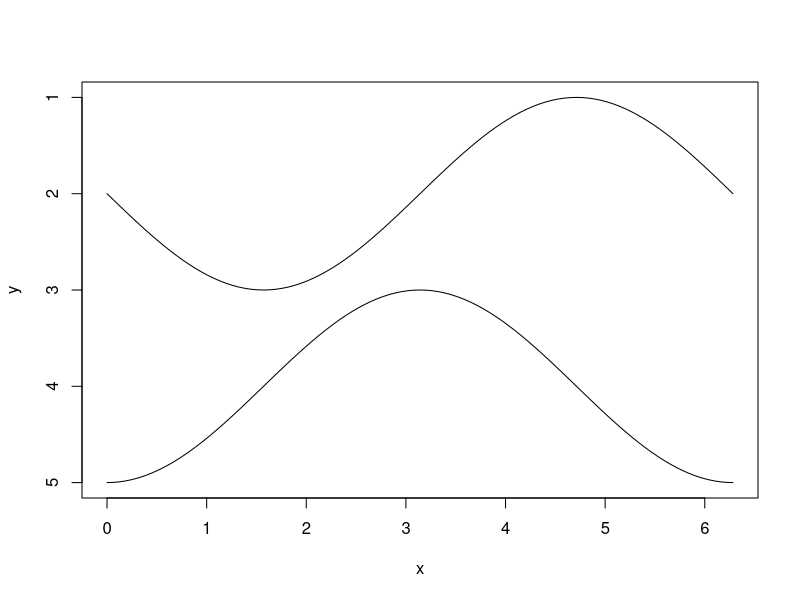

Source code (R):
## ---- chunk 1
plot(NULL, type="n", xlab="x", ylab="y", xlim=c(0, 2*pi), ylim=c(5, 1))
x <- seq(0, 2*pi, length.out=101)
lines(x, sin(x) + 2)
lines(x, cos(x) + 4)
